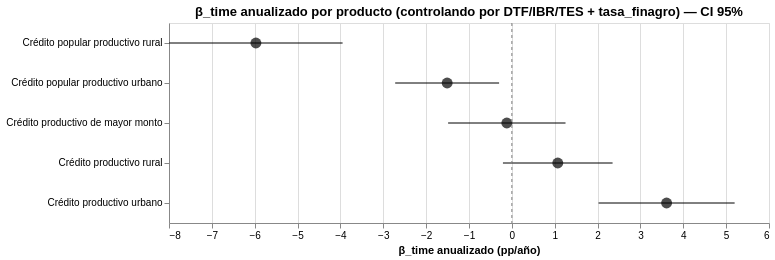

The code cell stored with this chart in its notebook:
### Code cell
def forest_plot(df_var, beta_col="beta", lo_col="ci_lo", hi_col="ci_hi",
                title="", x_title="β"):
    points = (alt.Chart(df_var)
              .mark_point(filled=True, size=120, color="black")
              .encode(
                  x=alt.X(f"{beta_col}:Q", title=x_title),
                  y=alt.Y("producto:N", sort=alt.SortField(beta_col), title=None),
                  tooltip=["producto:N",
                           alt.Tooltip(f"{beta_col}:Q", format=".3f"),
                           alt.Tooltip(f"{lo_col}:Q",   format=".3f"),
                           alt.Tooltip(f"{hi_col}:Q",   format=".3f"),
                           alt.Tooltip("p:Q", format=".4f")]))
    err = (alt.Chart(df_var).mark_rule()
           .encode(x=f"{lo_col}:Q", x2=f"{hi_col}:Q",
                   y=alt.Y("producto:N", sort=alt.SortField(beta_col))))
    zero = (alt.Chart(pd.DataFrame({"x": [0]}))
            .mark_rule(color="gray", strokeDash=[3, 3]).encode(x="x:Q"))
    return (points + err + zero).properties(width=600, height=200, title=title)

# β_time anualizado
bt = betas[betas["var"] == "t"].copy()
bt["beta_anual"]  = bt["beta"]  * 52
bt["lo_anual"]    = bt["ci_lo"] * 52
bt["hi_anual"]    = bt["ci_hi"] * 52

forest_plot(bt, beta_col="beta_anual", lo_col="lo_anual", hi_col="hi_anual",
            title="β_time anualizado por producto (controlando por DTF/IBR/TES + tasa_finagro) — CI 95%",
            x_title="β_time anualizado (pp/año)")

### Figure 1 — Vega-Lite specification as saved in the notebook (floating-point values rounded to 4 significant figures)
{"config": {"view": {"continuousWidth": 300, "continuousHeight": 300}}, "layer": [{"mark": {"type": "point", "color": "black", "filled": true, "size": 120}, "encoding": {"tooltip": [{"field": "producto", "type": "nominal"}, {"field": "beta_anual", "format": ".3f", "type": "quantitative"}, {"field": "lo_anual", "format": ".3f", "type": "quantitative"}, {"field": "hi_anual", "format": ".3f", "type": "quantitative"}, {"field": "p", "format": ".4f", "type": "quantitative"}], "x": {"field": "beta_anual", "title": "β_time anualizado (pp/año)", "type": "quantitative"}, "y": {"field": "producto", "sort": {"field": "beta_anual"}, "title": null, "type": "nominal"}}}, {"mark": {"type": "rule"}, "encoding": {"x": {"field": "lo_anual", "type": "quantitative"}, "x2": {"field": "hi_anual"}, "y": {"field": "producto", "sort": {"field": "beta_anual"}, "type": "nominal"}}}, {"data": {"name": "data-d285a7403ed98ae579761d64a864032b"}, "mark": {"type": "rule", "color": "gray", "strokeDash": [3, 3]}, "encoding": {"x": {"field": "x", "type": "quantitative"}}}], "data": {"name": "data-f2266ec62d186fbceb12ad1de91fe59f"}, "height": 200, "title": "β_time anualizado por producto (controlando por DTF/IBR/TES + tasa_finagro) — CI 95%", "width": 600, "$schema": "https://vega.github.io/schema/vega-lite/v5.20.1.json", "datasets": {"data-f2266ec62d186fbceb12ad1de91fe59f": [{"var": "t", "beta": -0.1149, "se": 0.01985, "t": -5.786, "p": 7.224e-09, "ci_lo": -0.1538, "ci_hi": -0.07595, "producto": "Crédito popular productivo rural", "n": 118, "r2": 0.8073, "r2_adj": 0.7987, "beta_anual": -5.972, "lo_anual": -7.996, "hi_anual": -3.949}, {"var": "t", "beta": -0.02903, "se": 0.01189, "t": -2.441, "p": 0.01464, "ci_lo": -0.05235, "ci_hi": -0.005722, "producto": "Crédito popular productivo urbano", "n": 118, "r2": 0.9459, "r2_adj": 0.9435, "beta_anual": -1.51, "lo_anual": -2.722, "hi_anual": -0.2976}, {"var": "t", "beta": -0.002262, "se": 0.01344, "t": -0.1683, "p": 0.8664, "ci_lo": -0.0286, "ci_hi": 0.02408, "producto": "Crédito productivo de mayor monto", "n": 118, "r2": 0.2394, "r2_adj": 0.2055, "beta_anual": -0.1176, "lo_anual": -1.487, "hi_anual": 1.252}, {"var": "t", "beta": 0.0206, "se": 0.01255, "t": 1.642, "p": 0.1007, "ci_lo": -0.003996, "ci_hi": 0.0452, "producto": "Crédito productivo rural", "n": 118, "r2": 0.7579, "r2_adj": 0.747, "beta_anual": 1.071, "lo_anual": -0.2078, "hi_anual": 2.35}, {"var": "t", "beta": 0.06943, "se": 0.01558, "t": 4.457, "p": 8.3e-06, "ci_lo": 0.0389, "ci_hi": 0.09996, "producto": "Crédito productivo urbano", "n": 118, "r2": 0.5497, "r2_adj": 0.5296, "beta_anual": 3.61, "lo_anual": 2.023, "hi_anual": 5.198}], "data-d285a7403ed98ae579761d64a864032b": [{"x": 0}]}}
